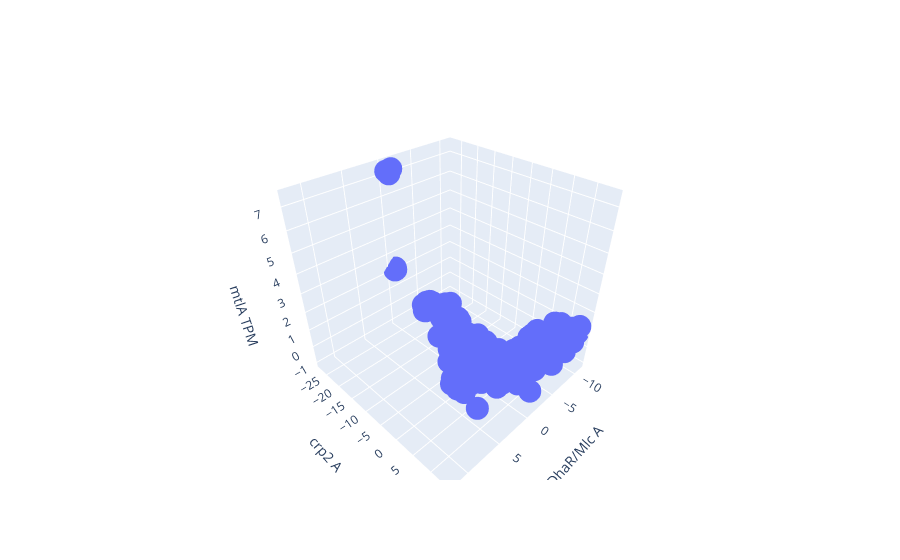

Notebook code cell kept with this figure:
### Markdown cell above
# mtlA - Crp-1, Crp-2, DhaR/Mlc

### Code cell
import plotly.express as px
im_cur2 = 'DhaR/Mlc'
x = ica_data.A.loc[im_cur2]
im_cur = 'Crp-2'
y = ica_data.A.loc[im_cur]
gene_cur = 'b3599' #mtlA
z = ica_data.X.loc[gene_cur]
fig = go.Figure(data=[go.Scatter3d(x=x, y=y, z=z, mode='markers')])

# Add axis labels
fig.update_layout(scene=dict(xaxis_title='DhaR/Mlc A',
                             yaxis_title='crp2 A',
                             zaxis_title='mtlA TPM'))

# Show plot
fig.show()

### Figure 1 — Plotly figure (JSON) as saved in the notebook; plotly's stock layout.template omitted (floating-point values rounded to 4 significant figures; data arrays with more than 128 entries replaced by an {"elided": "..."} marker saying what was removed)
{"data": [{"mode": "markers", "type": "scatter3d", "x": {"elided": "278 float values"}, "y": {"elided": "278 float values"}, "z": {"elided": "278 float values"}}], "layout": {"scene": {"xaxis": {"title": {"text": "DhaR/Mlc A"}}, "yaxis": {"title": {"text": "crp2 A"}}, "zaxis": {"title": {"text": "mtlA TPM"}}}}}
